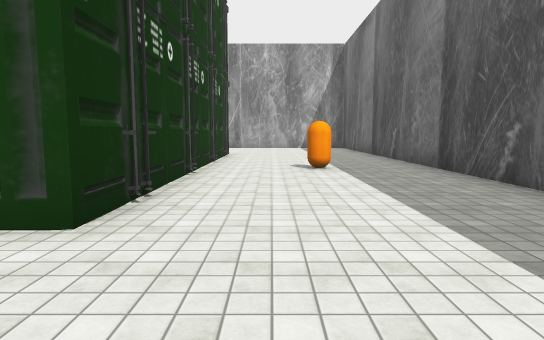
[1] (above)

24 first-person views from a walk through a Unity game level. The camera is 1.5 m above the floor, tilts 6° down and sees 75° across. The floor is counted in squares, 2 m on a side. Each view is taken from the middle of a square. On the plan, view 1 faces up. The plan holds only what a view shows up to about 11 squares ahead; the rest is blank. The place goes on beyond the plan. The player is left out. Some surface patterns are stand-ins.

[2]
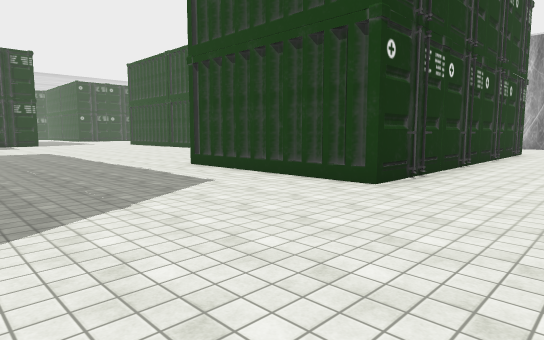

[3]
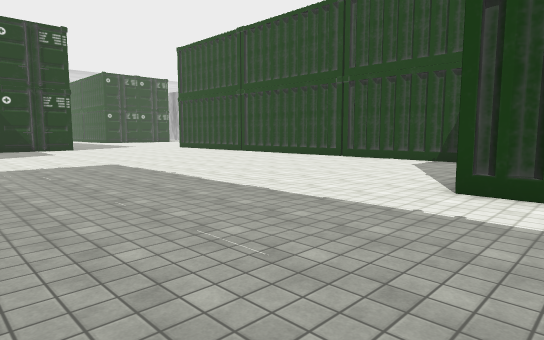

[4]
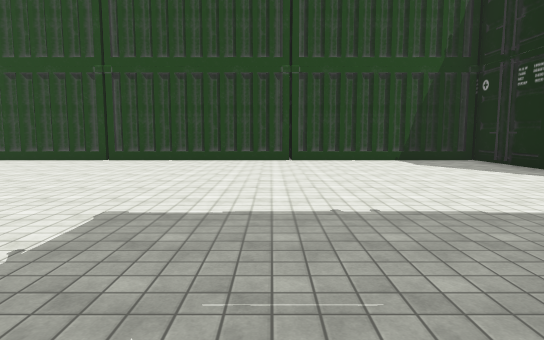

[5]
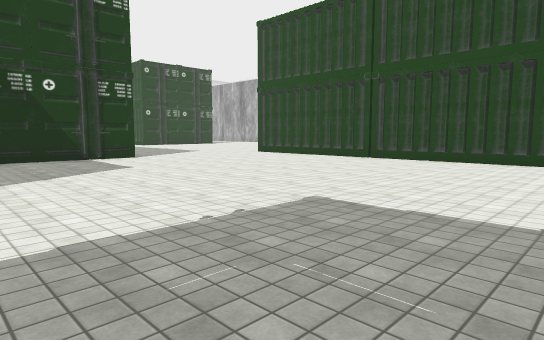

[6]
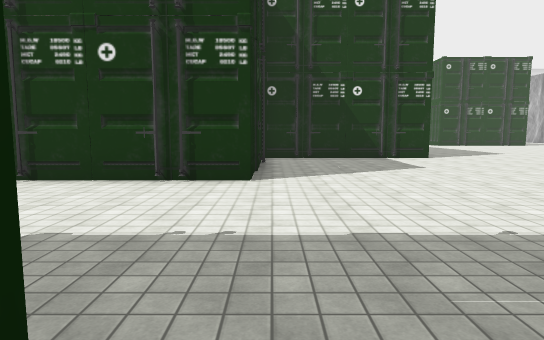

[7]
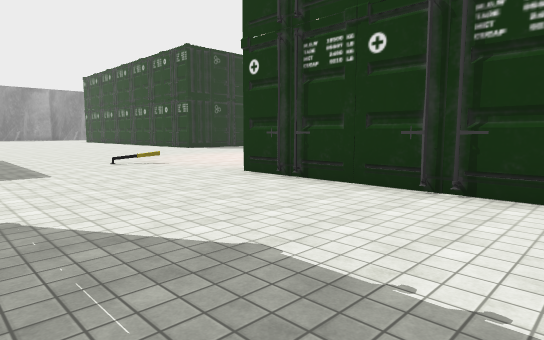

[8]
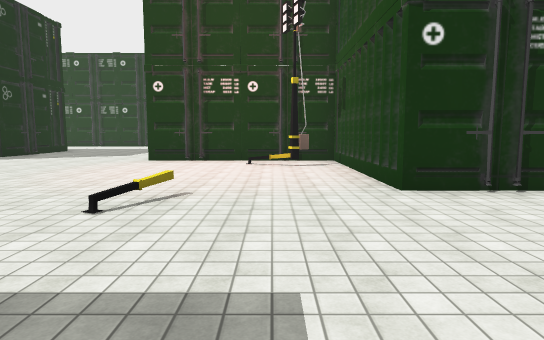

[9]
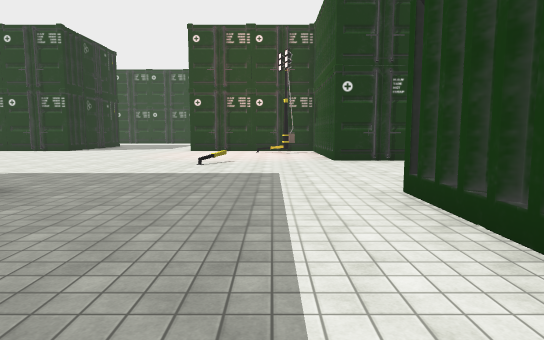

[10]
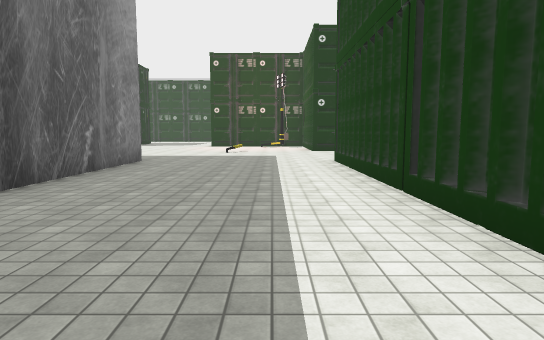

[11]
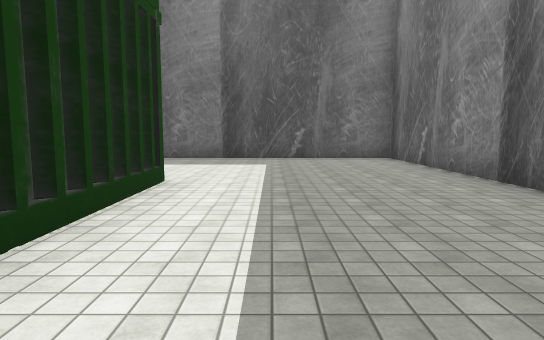

[12]
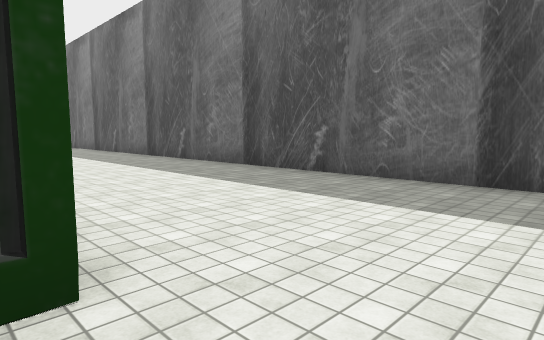

[13]
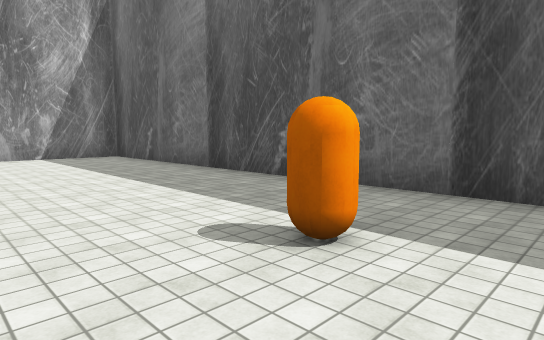

[14]
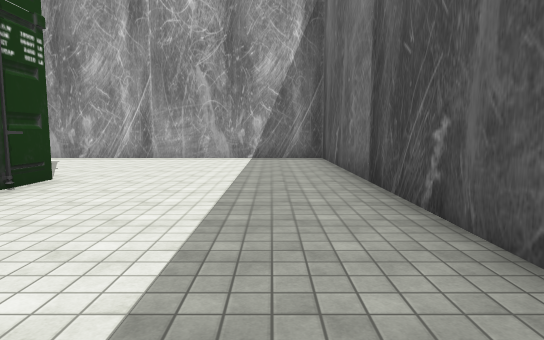

[15]
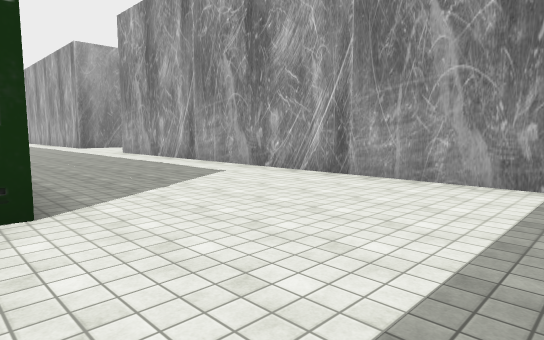

[16]
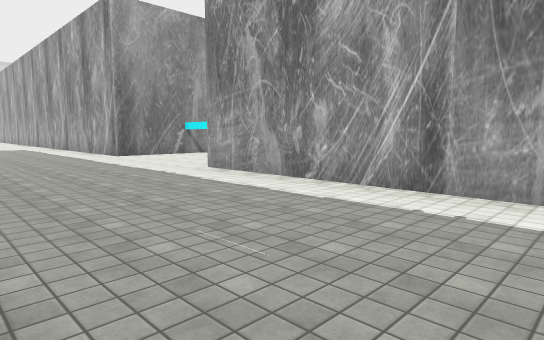

[17]
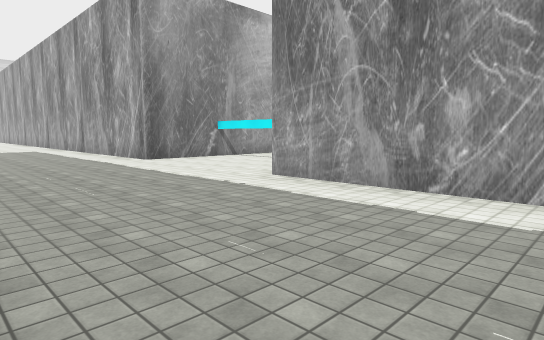

[18]
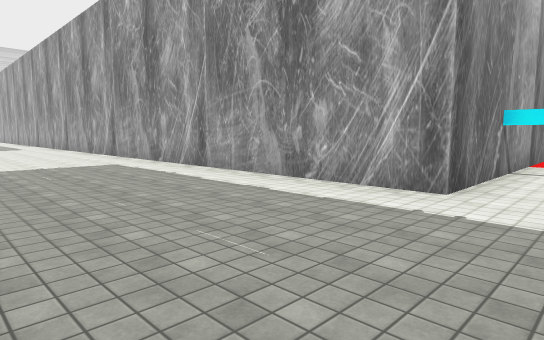

[19]
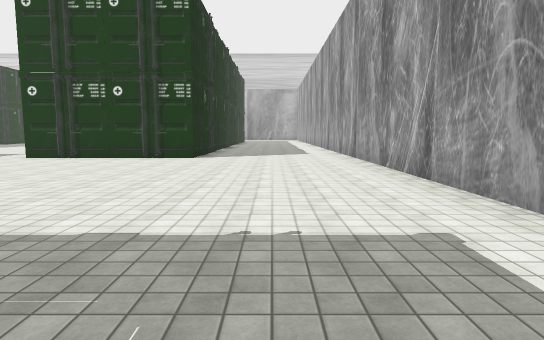

[20]
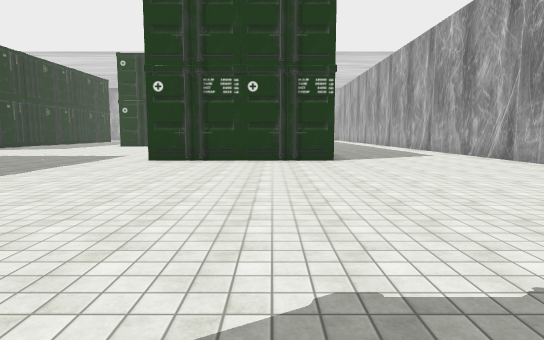

[21]
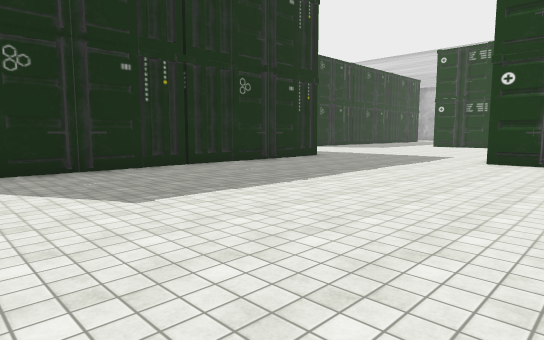

[22]
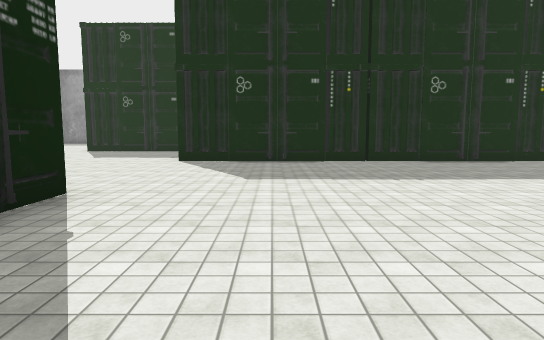

[23]
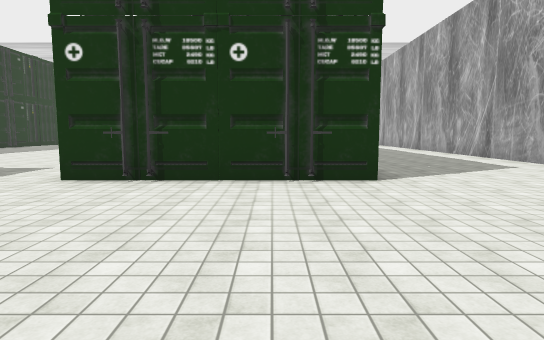

[24]
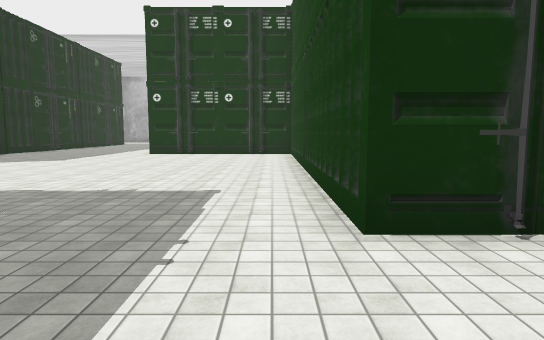

### Floor plan
Key: @ floor where view 1 was taken; # wall or solid block; . floor; C container; R orange capsule.
Columns run from 40 left of view 1 to 4 right of it. Each row starts with its distance up from view 1.
 19                        #....
 18    #####################.....################
 17    .........................................#
 16    .........................................#
 15    .........................................#
 14     ........................................#
 13       ............   .....   ...............#
 12         #.........                    #.....#
 11         #..........                   #.....#
 10         C..........C                  C.....#
  9         #..........#         #        #.....#
  8 #########..........################   #..R..#
  7 ..................................#   #..R..#
  6 ..................................#   #.....#
  5 ..................................C   C.....#
  4 ..................................    #.....
  3 ..................................#####.....
  2 ......   #  #######.........................
  1 .....             #.........................#
  0 ...               C.....................@...#
 -1 ..                #.........................#
 -2                   #........... ..... .......#
 -3                        #.....           ....#
 -4                        #.....          .....#
 -5                        C.....C        C.....#
 -6                        #.....          .....#
 -7                   ######.....##########.....#
 -8                   #.........................#
 -9                   #.........................#
-10                   C.........................#
-11                   #.........................#
-12                   #.........................#
-13                  ............#####    #######
-14                  ...........
-15                  ..........

Positions as (right, up) in squares from view 1, and headings:
1: (0, 0), facing up
2: (1, -2), facing up-left
3: (-5, -2), facing up-left
4: (-12, -2), facing up
5: (-11, -2), facing up-left
6: (-11, -2), facing left
7: (-12, -2), facing down-left
8: (-12, -9), facing left
9: (-7, -9), facing left
10: (-2, -9), facing left
11: (-7, -9), facing right
12: (-2, -9), facing up-right
13: (-1, 6), facing up-right
14: (2, 7), facing up
15: (2, 12), facing up-left
16: (-5, 13), facing up-left
17: (-7, 13), facing up-left
18: (-15, 13), facing up-left
19: (-21, 15), facing left
20: (-22, 11), facing left
21: (-22, 10), facing down-left
22: (-24, 12), facing down
23: (-26, 11), facing left
24: (-29, 7), facing left
